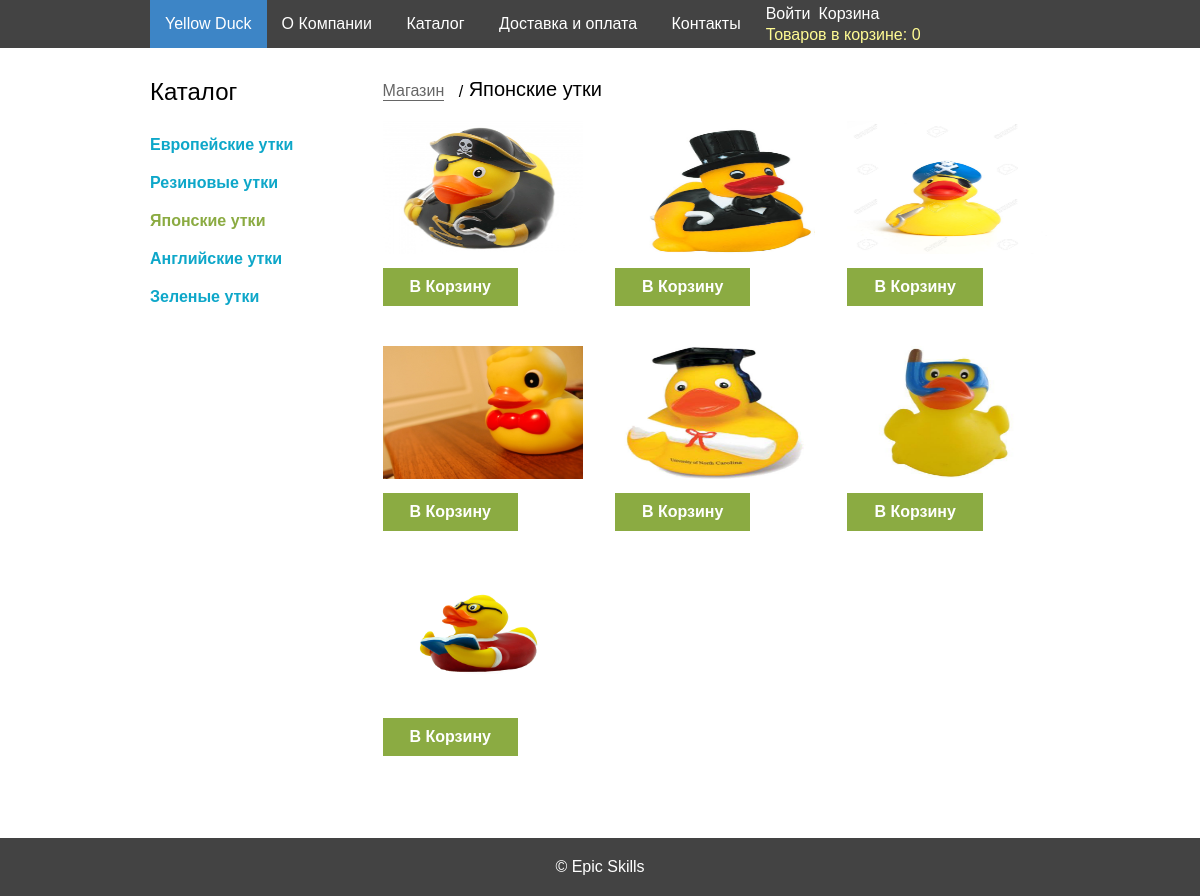
Screenshot of /category/?id=4 with the database file from the repository.
### tables this page shows
CREATE TABLE `categories` ( 
	`id` Int( 11 ) AUTO_INCREMENT NOT NULL, 
	`title` VarChar( 255 ) NOT NULL, 
	`created_at` DateTime NULL DEFAULT CURRENT_TIMESTAMP, 
	`updated_at` DateTime NULL DEFAULT CURRENT_TIMESTAMP,
	 PRIMARY KEY ( `id` )
 )
CHARACTER SET = utf8
COLLATE = utf8_general_ci;

CREATE TABLE `products` ( 
	`id` Int( 11 ) AUTO_INCREMENT NOT NULL, 
	`title` VarChar( 255 ) NOT NULL, 
	`description` Text NULL, 
	`price` Double( 7, 2 ) NOT NULL, 
	`image_id` Int( 11 ) NOT NULL DEFAULT '1', 
	`created_at` DateTime NULL, 
	`updated_at` DateTime NOT NULL, 
	`category_id` Int( 11 ) NULL,
	 PRIMARY KEY ( `id` )
 )
CHARACTER SET = utf8
COLLATE = utf8_general_ci;

CREATE TABLE `images` ( 
	`id` Int( 11 ) AUTO_INCREMENT NOT NULL, 
	`photo` VarChar( 255 ) NOT NULL, 
	`created_at` DateTime NULL, 
	`updated_at` DateTime NULL,
	 PRIMARY KEY ( `id` )
 )
CHARACTER SET = utf8
COLLATE = utf8_general_ci;

### src/autoload.php (called while the page is built, shortened)
<?php
function autoload($className) {
    $src_path = __DIR__ . '/../src/';
    $className = ltrim($className, '\\');
    $fileName  = '';
    if ($lastNsPos = strrpos($className, '\\')) {
        $namespace = substr($className, 0, $lastNsPos);
        $className = substr($className, $lastNsPos + 1);
        $fileName  = str_replace('\\', DIRECTORY_SEPARATOR, $namespace) . DIRECTORY_SEPARATOR;
    }
    $fileName .= str_replace('_', DIRECTORY_SEPARATOR, $className) . '.php';
}

### src/App/DB/Connection.php (called while the page is built, shortened)
<?php
class Connection {
    private $connection;
    public function __construct($username,$password) {
        try {
            $this->connection = new \PDO(
                'mysql:host=localhost;dbname=duck_store;charset=utf8',
                $username,
                $password
            );
        } catch (\Exception $e) {
            die($e->getMessage());
        }
    }
    public function prepare($sql) {
        return $this->connection->prepare($sql);
    }
}

### src/App/DB/Categories.php (called while the page is built, shortened)
<?php
class Categories {
    public static function getAll(Connection $connection) {
        $cat_stmt = $connection->prepare("SELECT * FROM `categories`");
        $cat_stmt->execute();
        return $cat_stmt->fetchAll(\PDO::FETCH_ASSOC);
    }
    public static function get($id, Connection $connection) {
        $stmt = $connection->prepare("SELECT * FROM `categories` WHERE `categories`.`id` = :id");
        $stmt->execute(['id' => $id]);
        return $stmt->fetch(\PDO::FETCH_ASSOC);
    }
}

### src/App/DB/Products.php (called while the page is built, shortened)
<?php
class Products {
    public static function getByCategory($categoryId,Connection $connection) {
        $statement = $connection->prepare('SELECT p.id, p.title, p.description, p.price, p.category_id, p.updated_at, i.photo
 FROM `products` p INNER JOIN `images` i ON p.image_id = i.id WHERE p.category_id = :id GROUP BY p.id');
        $statement->execute(['id' => $categoryId]);
        $products = $statement->fetchAll(\PDO::FETCH_ASSOC);
        return $products;
    }
}

### src/templates/_shop_element.php (the view)
<div class="item-block column column4">
	<a href="<?= \App\Utilities\Options::URL ?>/product/?id=<?=$products[$i]['id']?>" class="item" title="<?=$products[$i]['title'];?>">
		<img src="<?=$products[$i]['photo']?>" alt="<?=$products[$i]['title'];?>">
	</a>
	<a href="<?= \App\Utilities\Options::URL ?>/cart/add/?item=<?=$products[$i]['id']?>" class="btn-basket">
        В Корзину
    </a>
</div>

### src/category.php (shortened to what this page needs)
<?php
$flag = false;
$products = [];
if ((isset($_GET['id']))&&(is_numeric($_GET['id']))) {
    $id = $_GET['id'];
    $category = \App\DB\Categories::get($id, $connection);
    if (!$flag) {
        $products = \App\DB\Products::getByCategory($category['id'], $connection);
    }
} else {
    $flag = true;
    $category['title'] = "Неизвестная категория";
}
include_once __DIR__ . '/templates/_header.php';
include_once __DIR__ . '/templates/_top_menu.php';
?>
    <section>
        <div class="container">
            <div class="row clearfix">
                <?php include_once 'templates/_menu.php'; ?>
                <div class="column column9">
                    <div class="catalog">
                        <div class="breadcrumbs">
                            <a href="<?= \App\Utilities\Options::URL ?>">Магазин</a>
                            <p><?=$category['title']?></p>
                        </div>
                        <div class="row clearfix">
                            <?php
                            if (!empty($products)) {
                                include_once __DIR__ . '/templates/_pagination-cat.php';
                            }
                            ?>
                        </div>
                    </div>
                </div>
            </div>
        </div>
    </section>
<?php include_once __DIR__ . '/templates/_footer.php';

### src/templates/_menu.php (shortened to what this page needs)
<aside class="column column3">
	<h2>Каталог</h2>
	<ul class="categories">
        <?php
        foreach ($categories as $_category) {
            echo "<li><a href='"
                . \App\Utilities\Options::URL
                . "/category/?id="
                . $_category['id'] . "'>"
                . $_category['title'] . "</a></li>";
        }
        ?>
	</ul>
</aside>

### src/templates/_pagination-cat.php (shortened to what this page needs)
<?php
$count_of_items_on_page = 9;
$count = ceil(count($products) / $count_of_items_on_page);
if ((isset($_GET['page'])&&(is_numeric($_GET['page'])) && ($_GET['page'] <= $count))) {
    $page = $_GET['page'];
} else {
    $page = "1";
}
if ($page <= $count) {
    $offset = (intval($page)-1)*$count_of_items_on_page;
    for ($i = $offset; $i < $offset + $count_of_items_on_page; $i++) {
        if ($i < count($products)) {
            if (isset($_SESSION['user_id'])) {
                include "_shop_element_admin.php";
            } else {
                include "_shop_element.php";
            }
        }
    }
} else {
    echo "Список товаров пуст";
}

### web/css/style.css (style rules this page uses)
* { margin: 0; padding: 0; -webkit-box-sizing: border-box; -moz-box-sizing: border-box; box-sizing: border-box; }
body { background-color: #fff; width: 100%; }
.clearfix::after { content: ''; display: table; clear: both; }
.container { width: 960px; margin-right: auto; margin-left: auto; padding-left: 30px; padding-right: 30px;margin: 0 auto; }
.row { margin-left: -15px; margin-right: -15px; }
.column { position: relative; min-height: 1px; padding-left: 15px; padding-right: 15px; float: left; }
.column3 { width: 25%; }
.column4 { width: 33.33%; }
.column9 { width: 75%; }
.column4:nth-of-type(3n+1) { clear: both; }
a { text-decoration: none; }
li { list-style-type: none; }
p { font-size: 16px; }
h1,h2,h3 { font-weight: normal; }
h2 { font-size: 24px; margin-bottom: 20px; }
nav li,nav li a,.btn-basket { display: inline-block; }
aside a { display: block; color: #0ea7c9; padding: 10px 0; font-size: 16px; font-weight: bold; }
.item-block { margin-bottom: 40px; }
.item-block img { width: 200px; height: 133px; margin-bottom: 10px; }
.btn-basket { background-color: #8bab42; color: #fff; padding: 10px 27px; font-weight: bold; }
.breadcrumbs { margin-bottom: 20px; }
.breadcrumbs a,.breadcrumbs p { display: inline-block; }
.breadcrumbs a { position: relative; border-bottom: 1px solid #666; font-size: 16px; color: #666; }
.breadcrumbs p:before { content: "/"; position: absolute; left: -10px; bottom: 0; font-size: 16px; font-weight: normal; }
.breadcrumbs p { margin-left: 20px; font-size: 20px; color: #000;position: relative; }
main,section { overflow: hidden; margin-bottom: 100px; }
.categories .current { color: #8bab42; }

### rows the page displays
categories: title "Европейские утки"
categories: title "Резиновые утки"
categories: title "Японские утки"
categories: title "Английские утки"
categories: title "Зеленые утки"
products: image.photo (picture)
products: image.photo (picture)
products: image.photo (picture)
products: image.photo (picture)
products: image.photo (picture)
products: image.photo (picture)
products: image.photo (picture)

### other values shown
getProductsInCart() "0"
